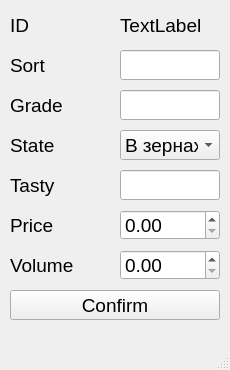
<?xml version="1.0" encoding="UTF-8"?>
<ui version="4.0">
 <class>MainWindow</class>
 <widget class="QMainWindow" name="MainWindow">
  <property name="geometry">
   <rect>
    <x>0</x>
    <y>0</y>
    <width>230</width>
    <height>370</height>
   </rect>
  </property>
  <property name="minimumSize">
   <size>
    <width>230</width>
    <height>370</height>
   </size>
  </property>
  <property name="maximumSize">
   <size>
    <width>230</width>
    <height>370</height>
   </size>
  </property>
  <property name="windowTitle">
   <string>MainWindow</string>
  </property>
  <widget class="QWidget" name="centralwidget">
   <widget class="QLabel" name="label">
    <property name="geometry">
     <rect>
      <x>10</x>
      <y>10</y>
      <width>100</width>
      <height>30</height>
     </rect>
    </property>
    <property name="font">
     <font>
      <pointsize>14</pointsize>
     </font>
    </property>
    <property name="text">
     <string>ID</string>
    </property>
   </widget>
   <widget class="QLabel" name="lab_id">
    <property name="geometry">
     <rect>
      <x>120</x>
      <y>10</y>
      <width>100</width>
      <height>30</height>
     </rect>
    </property>
    <property name="font">
     <font>
      <pointsize>14</pointsize>
     </font>
    </property>
    <property name="text">
     <string>TextLabel</string>
    </property>
   </widget>
   <widget class="QLabel" name="label_3">
    <property name="geometry">
     <rect>
      <x>10</x>
      <y>50</y>
      <width>100</width>
      <height>30</height>
     </rect>
    </property>
    <property name="font">
     <font>
      <pointsize>14</pointsize>
     </font>
    </property>
    <property name="text">
     <string>Sort</string>
    </property>
   </widget>
   <widget class="QLabel" name="label_4">
    <property name="geometry">
     <rect>
      <x>10</x>
      <y>90</y>
      <width>100</width>
      <height>30</height>
     </rect>
    </property>
    <property name="font">
     <font>
      <pointsize>14</pointsize>
     </font>
    </property>
    <property name="text">
     <string>Grade</string>
    </property>
   </widget>
   <widget class="QLabel" name="label_5">
    <property name="geometry">
     <rect>
      <x>10</x>
      <y>130</y>
      <width>100</width>
      <height>30</height>
     </rect>
    </property>
    <property name="font">
     <font>
      <pointsize>14</pointsize>
     </font>
    </property>
    <property name="text">
     <string>State</string>
    </property>
   </widget>
   <widget class="QLabel" name="label_6">
    <property name="geometry">
     <rect>
      <x>10</x>
      <y>170</y>
      <width>100</width>
      <height>30</height>
     </rect>
    </property>
    <property name="font">
     <font>
      <pointsize>14</pointsize>
     </font>
    </property>
    <property name="text">
     <string>Tasty</string>
    </property>
   </widget>
   <widget class="QLabel" name="label_7">
    <property name="geometry">
     <rect>
      <x>10</x>
      <y>210</y>
      <width>100</width>
      <height>30</height>
     </rect>
    </property>
    <property name="font">
     <font>
      <pointsize>14</pointsize>
     </font>
    </property>
    <property name="text">
     <string>Price</string>
    </property>
   </widget>
   <widget class="QLabel" name="label_8">
    <property name="geometry">
     <rect>
      <x>10</x>
      <y>250</y>
      <width>100</width>
      <height>30</height>
     </rect>
    </property>
    <property name="font">
     <font>
      <pointsize>14</pointsize>
     </font>
    </property>
    <property name="text">
     <string>Volume</string>
    </property>
   </widget>
   <widget class="QDoubleSpinBox" name="sb_price">
    <property name="geometry">
     <rect>
      <x>120</x>
      <y>210</y>
      <width>100</width>
      <height>30</height>
     </rect>
    </property>
    <property name="font">
     <font>
      <pointsize>14</pointsize>
     </font>
    </property>
   </widget>
   <widget class="QDoubleSpinBox" name="sb_volume">
    <property name="geometry">
     <rect>
      <x>120</x>
      <y>250</y>
      <width>100</width>
      <height>30</height>
     </rect>
    </property>
    <property name="font">
     <font>
      <pointsize>14</pointsize>
     </font>
    </property>
   </widget>
   <widget class="QLineEdit" name="le_sort">
    <property name="geometry">
     <rect>
      <x>120</x>
      <y>50</y>
      <width>100</width>
      <height>30</height>
     </rect>
    </property>
    <property name="font">
     <font>
      <pointsize>14</pointsize>
     </font>
    </property>
   </widget>
   <widget class="QLineEdit" name="le_grade">
    <property name="geometry">
     <rect>
      <x>120</x>
      <y>90</y>
      <width>100</width>
      <height>30</height>
     </rect>
    </property>
    <property name="font">
     <font>
      <pointsize>14</pointsize>
     </font>
    </property>
   </widget>
   <widget class="QLineEdit" name="le_tasty">
    <property name="geometry">
     <rect>
      <x>120</x>
      <y>170</y>
      <width>100</width>
      <height>30</height>
     </rect>
    </property>
    <property name="font">
     <font>
      <pointsize>14</pointsize>
     </font>
    </property>
   </widget>
   <widget class="QPushButton" name="btn_confirm">
    <property name="geometry">
     <rect>
      <x>10</x>
      <y>290</y>
      <width>210</width>
      <height>30</height>
     </rect>
    </property>
    <property name="font">
     <font>
      <pointsize>14</pointsize>
     </font>
    </property>
    <property name="text">
     <string>Confirm</string>
    </property>
   </widget>
   <widget class="QComboBox" name="cb_state">
    <property name="geometry">
     <rect>
      <x>120</x>
      <y>130</y>
      <width>100</width>
      <height>30</height>
     </rect>
    </property>
    <property name="font">
     <font>
      <pointsize>14</pointsize>
     </font>
    </property>
    <item>
     <property name="text">
      <string>В зернах</string>
     </property>
    </item>
    <item>
     <property name="text">
      <string>Молотый</string>
     </property>
    </item>
   </widget>
  </widget>
  <widget class="QStatusBar" name="status_bar">
   <property name="font">
    <font>
     <pointsize>14</pointsize>
    </font>
   </property>
  </widget>
 </widget>
 <resources/>
 <connections/>
</ui>
